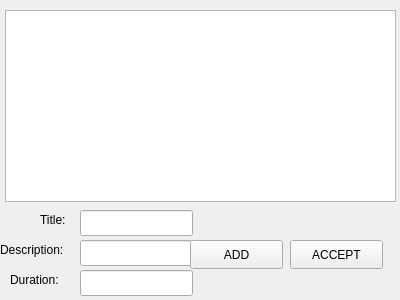
<?xml version="1.0" encoding="UTF-8"?>
<ui version="4.0">
 <class>gui</class>
 <widget class="QWidget" name="gui">
  <property name="geometry">
   <rect>
    <x>0</x>
    <y>0</y>
    <width>400</width>
    <height>300</height>
   </rect>
  </property>
  <property name="windowTitle">
   <string>gui</string>
  </property>
  <widget class="QTableView" name="tableView">
   <property name="geometry">
    <rect>
     <x>5</x>
     <y>10</y>
     <width>391</width>
     <height>192</height>
    </rect>
   </property>
  </widget>
  <widget class="QLineEdit" name="title_line_edit">
   <property name="geometry">
    <rect>
     <x>80</x>
     <y>210</y>
     <width>113</width>
     <height>26</height>
    </rect>
   </property>
   <property name="text">
    <string/>
   </property>
  </widget>
  <widget class="QLineEdit" name="duration_line_edit">
   <property name="geometry">
    <rect>
     <x>80</x>
     <y>270</y>
     <width>113</width>
     <height>26</height>
    </rect>
   </property>
   <property name="text">
    <string/>
   </property>
  </widget>
  <widget class="QLineEdit" name="description_line_edit">
   <property name="geometry">
    <rect>
     <x>80</x>
     <y>240</y>
     <width>113</width>
     <height>26</height>
    </rect>
   </property>
   <property name="text">
    <string/>
   </property>
  </widget>
  <widget class="QLabel" name="label">
   <property name="geometry">
    <rect>
     <x>40</x>
     <y>210</y>
     <width>63</width>
     <height>20</height>
    </rect>
   </property>
   <property name="text">
    <string>Title:</string>
   </property>
  </widget>
  <widget class="QLabel" name="label_2">
   <property name="geometry">
    <rect>
     <x>0</x>
     <y>240</y>
     <width>81</width>
     <height>20</height>
    </rect>
   </property>
   <property name="text">
    <string>Description:</string>
   </property>
  </widget>
  <widget class="QLabel" name="label_3">
   <property name="geometry">
    <rect>
     <x>10</x>
     <y>270</y>
     <width>63</width>
     <height>20</height>
    </rect>
   </property>
   <property name="text">
    <string>Duration:</string>
   </property>
  </widget>
  <widget class="QPushButton" name="add_button">
   <property name="geometry">
    <rect>
     <x>190</x>
     <y>240</y>
     <width>93</width>
     <height>29</height>
    </rect>
   </property>
   <property name="text">
    <string>ADD</string>
   </property>
  </widget>
  <widget class="QPushButton" name="accept_button">
   <property name="geometry">
    <rect>
     <x>290</x>
     <y>240</y>
     <width>93</width>
     <height>29</height>
    </rect>
   </property>
   <property name="text">
    <string>ACCEPT</string>
   </property>
  </widget>
 </widget>
 <resources/>
 <connections/>
</ui>
